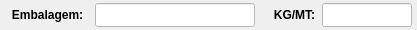
              <widget class="QWidget" name="widget_40" native="true">
               <property name="minimumSize">
                <size>
                 <width>0</width>
                 <height>30</height>
                </size>
               </property>
               <property name="maximumSize">
                <size>
                 <width>16777215</width>
                 <height>30</height>
                </size>
               </property>
               <property name="styleSheet">
                <string notr="true"/>
               </property>
               <layout class="QHBoxLayout" name="horizontalLayout_32">
                <property name="spacing">
                 <number>5</number>
                </property>
                <property name="leftMargin">
                 <number>5</number>
                </property>
                <property name="topMargin">
                 <number>3</number>
                </property>
                <property name="rightMargin">
                 <number>5</number>
                </property>
                <property name="bottomMargin">
                 <number>3</number>
                </property>
                <item>
                 <widget class="QLabel" name="label_73">
                  <property name="minimumSize">
                   <size>
                    <width>85</width>
                    <height>0</height>
                   </size>
                  </property>
                  <property name="maximumSize">
                   <size>
                    <width>85</width>
                    <height>16777215</height>
                   </size>
                  </property>
                  <property name="font">
                   <font>
                    <pointsize>9</pointsize>
                    <weight>75</weight>
                    <bold>true</bold>
                   </font>
                  </property>
                  <property name="text">
                   <string>Embalagem:</string>
                  </property>
                  <property name="alignment">
                   <set>Qt::AlignCenter</set>
                  </property>
                 </widget>
                </item>
                <item>
                 <widget class="QLineEdit" name="line_Embalagem">
                  <property name="sizePolicy">
                   <sizepolicy hsizetype="Preferred" vsizetype="Preferred">
                    <horstretch>0</horstretch>
                    <verstretch>0</verstretch>
                   </sizepolicy>
                  </property>
                  <property name="minimumSize">
                   <size>
                    <width>160</width>
                    <height>0</height>
                   </size>
                  </property>
                  <property name="maximumSize">
                   <size>
                    <width>160</width>
                    <height>16777215</height>
                   </size>
                  </property>
                  <property name="font">
                   <font>
                    <pointsize>9</pointsize>
                   </font>
                  </property>
                  <property name="styleSheet">
                   <string notr="true">background-color: rgb(255, 255, 255);</string>
                  </property>
                  <property name="text">
                   <string/>
                  </property>
                  <property name="maxLength">
                   <number>20</number>
                  </property>
                  <property name="alignment">
                   <set>Qt::AlignCenter</set>
                  </property>
                 </widget>
                </item>
                <item>
                 <widget class="QLabel" name="label_3">
                  <property name="text">
                   <string/>
                  </property>
                 </widget>
                </item>
                <item>
                 <widget class="QLabel" name="label_68">
                  <property name="minimumSize">
                   <size>
                    <width>45</width>
                    <height>0</height>
                   </size>
                  </property>
                  <property name="maximumSize">
                   <size>
                    <width>45</width>
                    <height>16777215</height>
                   </size>
                  </property>
                  <property name="font">
                   <font>
                    <pointsize>9</pointsize>
                    <weight>75</weight>
                    <bold>true</bold>
                   </font>
                  </property>
                  <property name="text">
                   <string>KG/MT:</string>
                  </property>
                  <property name="alignment">
                   <set>Qt::AlignCenter</set>
                  </property>
                 </widget>
                </item>
                <item>
                 <widget class="QLineEdit" name="line_kg_mt">
                  <property name="sizePolicy">
                   <sizepolicy hsizetype="Preferred" vsizetype="Preferred">
                    <horstretch>0</horstretch>
                    <verstretch>0</verstretch>
                   </sizepolicy>
                  </property>
                  <property name="minimumSize">
                   <size>
                    <width>90</width>
                    <height>0</height>
                   </size>
                  </property>
                  <property name="maximumSize">
                   <size>
                    <width>90</width>
                    <height>16777215</height>
                   </size>
                  </property>
                  <property name="font">
                   <font>
                    <pointsize>9</pointsize>
                   </font>
                  </property>
                  <property name="styleSheet">
                   <string notr="true">background-color: rgb(255, 255, 255);</string>
                  </property>
                  <property name="text">
                   <string/>
                  </property>
                  <property name="alignment">
                   <set>Qt::AlignCenter</set>
                  </property>
                 </widget>
                </item>
               </layout>
              </widget>
